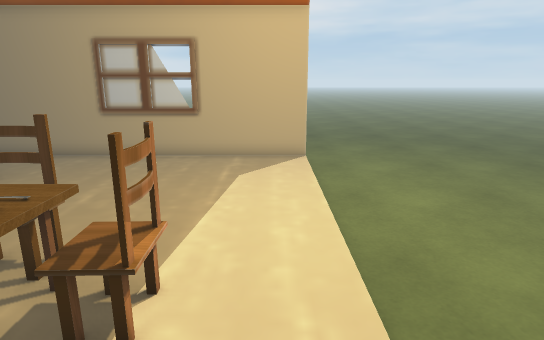
view 1 (above)

16 first-person views from a walk through a scene from a Unity 3-D project. The camera is 1.5 m above the floor, tilts 14° down and sees 75° across. The floor is counted in squares, 0.5 m on a side. Each view is taken from the middle of a square. On the plan, view 1 faces up. The plan holds only what a view shows up to about 20 squares ahead; the rest is blank. The place goes on beyond the plan. Some surface patterns are stand-ins.

view 2
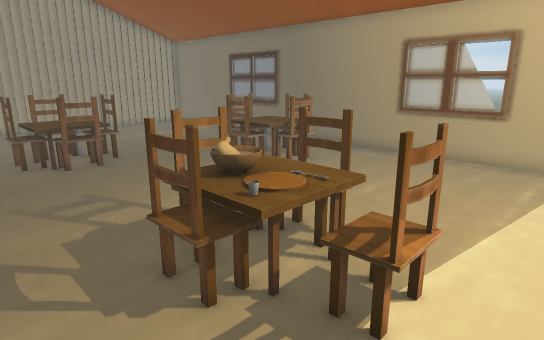

view 3
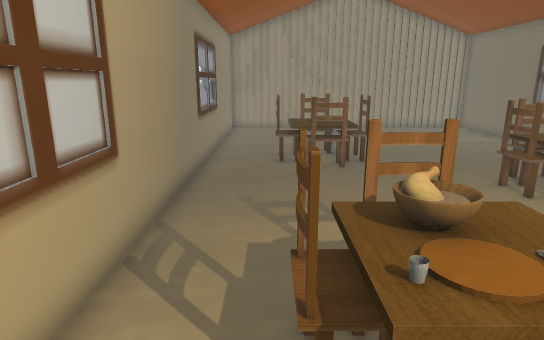

view 4
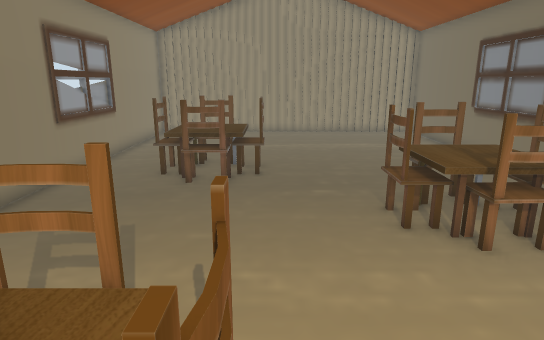

view 5
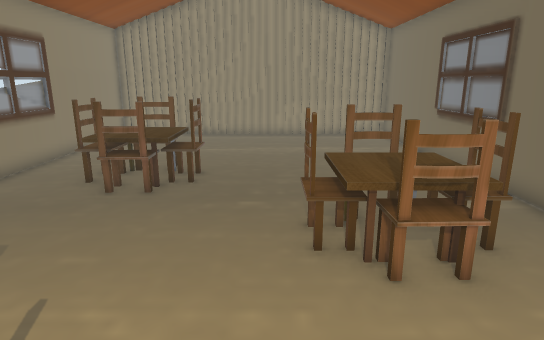

view 6
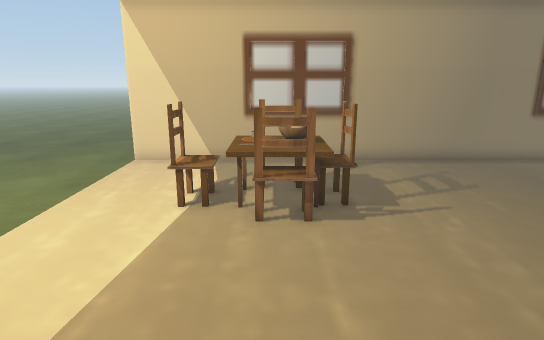

view 7
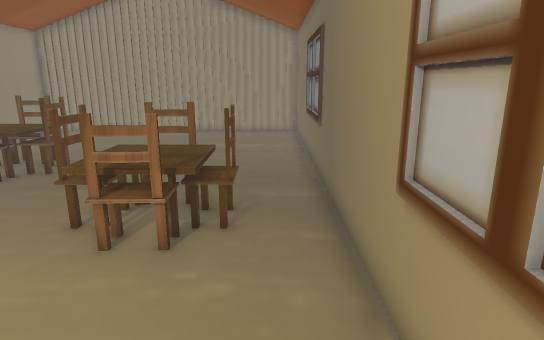

view 8
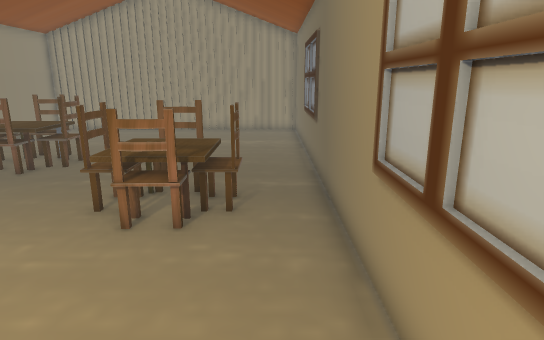

view 9
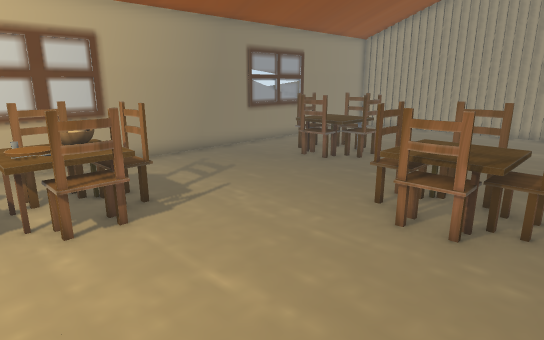

view 10
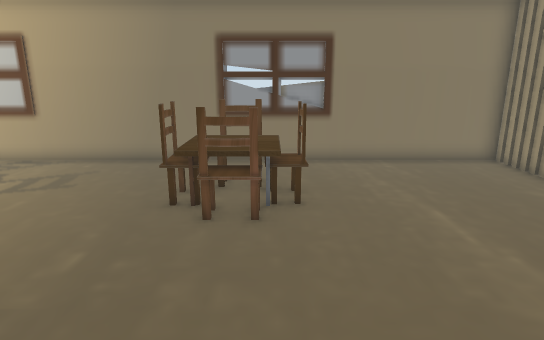

view 11
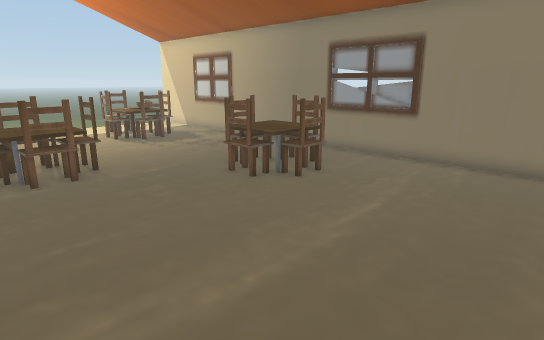

view 12
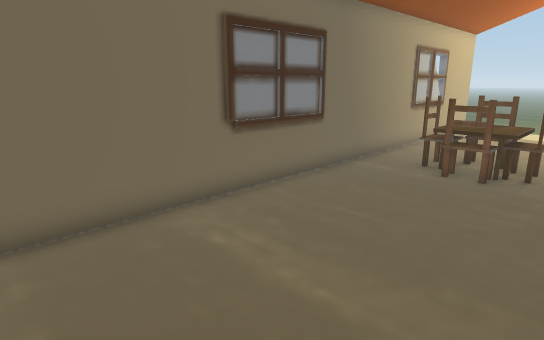

view 13
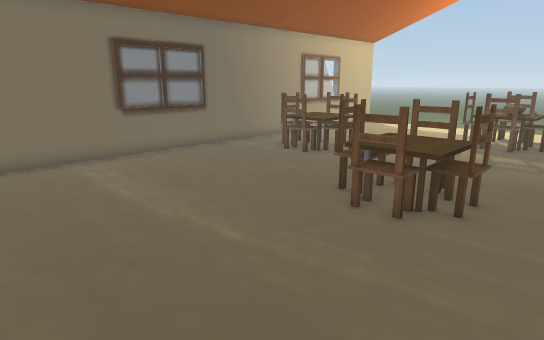

view 14
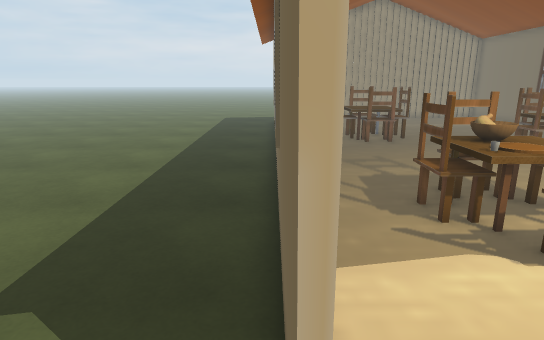

view 15
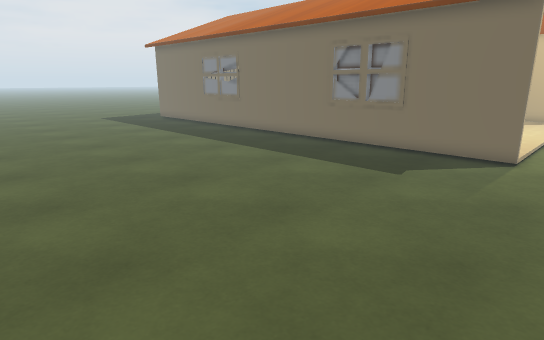

view 16
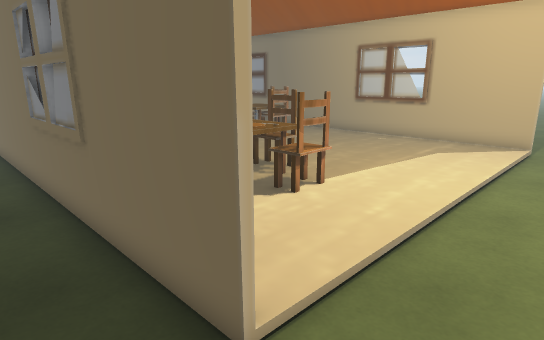

### Floor plan
Points are (right, up) in squares from view 1. A wall is a line through its corners. A room is listed if a view was taken in it or the views show most of it. See-through windows are left out.
Room 1 (views 1, 2, 3, 4, 5, 6, 7, 8, 9, 10, 11, 12, 13, 14)
walls: (1.5, 14.5) (-24.5, 14.5); (-24.5, -0.7) (1.5, -0.7)
ways out: opening at (3, -1) to room 2; opening at (3, 15)
objects: other object (-17, 3) to (-17, 4); other object (-16, 3) to (-14, 5); other object (-15, 2); other object (-15, 6); other object (-13, 4); other object (-12, 9) to (-9, 11); other object (-12, 10) to (-12, 11); other object (-11, 9) to (-10, 9); other object (-11, 12) to (-10, 12); other object (-9, 10) to (-9, 11); other object (-6, 4); other object (-5, 2) to (-4, 2); other object (-5, 3); other object (-5, 4); other object (-5, 4) to (-3, 5); other object (-5, 6) to (-4, 6); other object (-4, 3) to (-3, 3); other object (-4, 4); other object (-2, 4) to (-2, 5)
Room 2 (views 15, 16)
walls: (-5.4, -0.7) (-6.7, -0.7); (-4.4, -0.7) (-4.8, -0.7); (1.5, -0.9) (-13.2, -0.8)
ways out: opening at (3, -1) to room 1

Where each view was taken, in squares from view 1:
view 1: 0 up, 0 right, facing up
view 2: 0 up, 0 right, facing up-left
view 3: 2 up, 1 left, facing left
view 4: 6 up, 3 left, facing left
view 5: 8 up, 4 left, facing left
view 6: 13 up, 4 left, facing down
view 7: 13 up, 3 left, facing left
view 8: 13 up, 2 left, facing left
view 9: 13 up, 2 left, facing down-left
view 10: 13 up, 16 left, facing down
view 11: 13 up, 24 left, facing down-right
view 12: 7 up, 24 left, facing up-right
view 13: 0 up, 24 left, facing up-right
view 14: 1 down, 3 right, facing left
view 15: 16 down, 4 right, facing up-left
view 16: 3 down, 4 right, facing up-left
